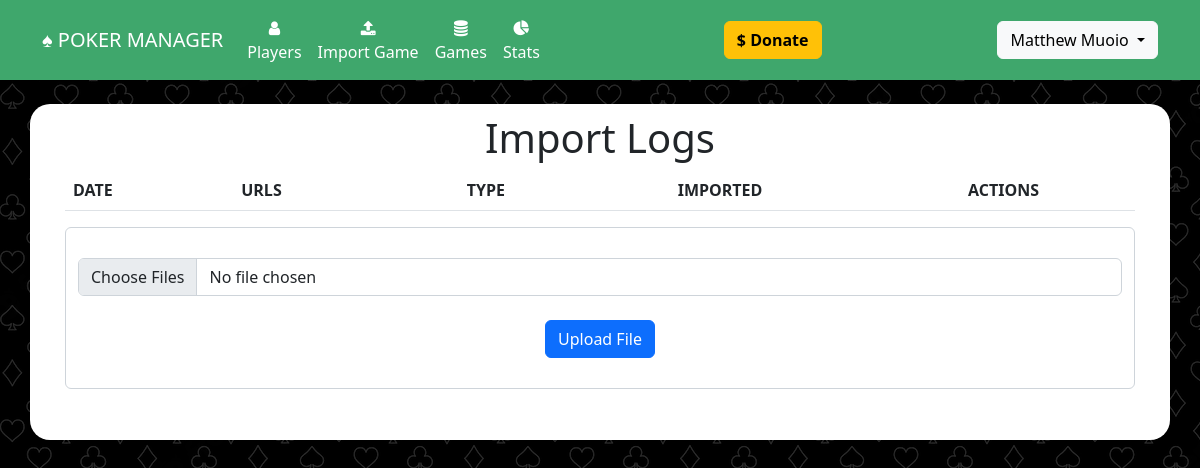
Page /import_log?game_id=22 (signed in) on the earlier database version.
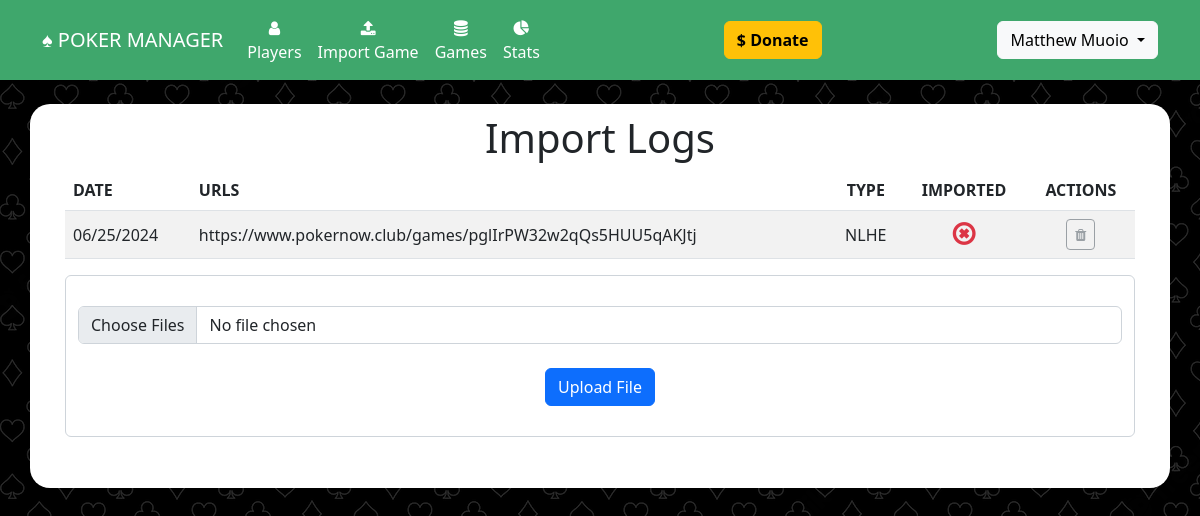
Same page on the later database version.
### website/models.py (models this page shows)
class Game(db.Model):
	id = db.Column(db.Integer, primary_key=True)
	settled = db.Column(db.Boolean, default=False)
	date = db.Column(db.DateTime(timezone=True), default=func.now())
	urls = db.relationship('Url', backref='game')
	payments = db.relationship('Payment', backref='game')
	earnings = db.relationship('Earning', backref='game')
	buyins = db.Column(db.Integer)
	behaviors = db.relationship('Behavior', backref='game')
	decimal = db.Column(db.Boolean, default=False)

class Url(db.Model):
	id = db.Column(db.Integer, primary_key=True)
	url =  db.Column(db.String(300), unique=True)
	game_id = db.Column(db.Integer, db.ForeignKey('game.id'))
	imported = db.Column(db.Boolean, default=False)
	behaviors = db.relationship('Behavior', backref='url')
	game_type = db.Column(db.String(20))
	small_blind = db.Column(db.Numeric)
	big_blind = db.Column(db.Numeric)

### website/views.py (the view, shortened to what this page needs)
@views.route('/import_log', methods=['GET','POST'])
@login_required
@can_upload
def import_log():
	game_id = request.args.get('game_id')
	game = Game.query.filter_by(id=game_id).first()
	return render_template("import_log.html", user=current_user, game=game)

### website/__init__.py (called while the page is built)
def create_app():
	app = Flask(__name__)
	app.config['SECRET_KEY'] = 'secret_key_password_string'
	app.config['SQLALCHEMY_DATABASE_URI'] = os.getenv('DATABASE_URL_SQ')
	migrate.init_app(app, db, render_as_batch=True)
	db.init_app(app)
	from .models import User, Player, Alias, Game, Payment, Url, Earning, PokernowId, Behavior
	from .views import views
	from .auth import auth
	app.register_blueprint(views, url_prefix='/')
	app.register_blueprint(auth, url_prefix='/')
	login_manager = LoginManager()
	login_manager.login_view = 'auth.login'
	login_manager.init_app(app)
	@login_manager.user_loader
	def load_user(id):
		return User.query.get(int(id))
	return app

### website/views.py (called while the page is built)
def can_upload(f):
	@wraps(f)
	def decorated_function(*args, **kwargs):
		if current_user.is_anonymous:
			return redirect(url_for('auth.login'))
		if current_user and current_user.can_upload:
			return f(*args, **kwargs)
		else:
			return redirect(url_for('auth.login'))
	return decorated_function

### website/templates/import_log.html (shortened to what this page needs)
{% extends "base.html" %}
{% block content %}
<h1 align="center">Import Logs</h1>
<div id="no-more-tables">
	<table class="table table-striped">
		<thead>
		<tr>
			<th scope="col">DATE</th>
			<th scope="col">URLS</th>
			<th scope="col" style="text-align:center">TYPE</th>
			<th scope="col" style="text-align:center">IMPORTED</th>
			{% if user and user.is_authenticated and user.admin %}
			<th scope="col" style="text-align:center">ACTIONS</th>
			{% endif %}
		</tr>
		</thead>
		<tbody>
		{% for url in game.urls %}
			<tr>
				<td style="vertical-align: middle;">{{ game.date.strftime("%m/%d/%Y") }}</td>
				<td style="vertical-align: middle;">
					{{url.url}}
				</td>
				<td align="center" style="vertical-align: middle;">NLHE</td>
				<td align="center" style="vertical-align: middle;">
					{% if url.imported %}<i class="fa fa-check-circle-o text-success" style="font-size:20pt" aria-hidden="true"></i>{% else %}<i class="fa fa-times-circle-o text-danger" style="font-size:20pt" aria-hidden="true"></i>{% endif %}
				</td>
				{% if user and user.is_authenticated and user.admin %}
				<td align="center" style="vertical-align: middle;">
					{% if user and user.is_authenticated and user.admin %}
					{% if not url.imported %}
					<a href="#" class="btn btn-sm btn-outline-secondary disabled" data-bs-toggle="modal" data-bs-target="#confirmDelete_{{url.id}}" data-toggle="tooltip" data-placement="top" title="Delete Log"><i class="fa fa-trash" aria-hidden="true"></i></a>
					{% else %}
					<a href="#" class="btn btn-sm btn-outline-primary" data-bs-toggle="modal" data-bs-target="#confirmDelete_{{url.id}}" data-toggle="tooltip" data-placement="top" title="Delete Log"><i class="fa fa-trash" aria-hidden="true"></i></a>
					{% endif %}
					{% endif %}
				</td>
				{% endif %}
			</tr>
		{% endfor %}
	</tbody>
	</table>
</div>
<form method="POST"
enctype = "multipart/form-data">
<div class="form-control mb-3"><br/>
<input class="form-control" type="file" name="file[]" multiple />
<br/>
<div align="center">
	<button type="submit" class="btn btn-primary">Upload File</button>
</div>
<br/>
</div>
</form>
{% endblock %}

Differences in the rows shown:
added Url: url "https://www.pokernow.club/games/pglIrPW32w2qQs5HUU5qAKJtj", imported False (drawn)
added Game: date "06/25/2024"
